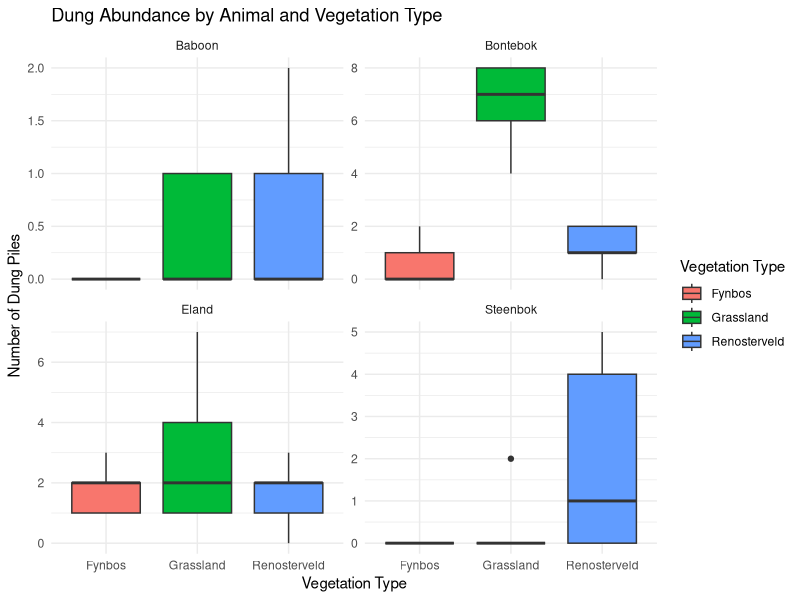

This chart was generated by the following R code:
## ---- chunk 1
library(dplyr)
library(tidyr)
library(ggplot2)
## ---- chunk 2
dung <- read.csv("dung_2024.csv")

## ---- chunk 3
head(dung)
## ---- chunk 4
dung2 <- dung %>%
  select(-Ostrich, -Klipspringer)
## ---- chunk 5
summary_data <- dung2 %>%
  group_by(Veg_type) %>%
  summarise(across(Bontebok:Steenbok, sum))
## ---- chunk 6
long_data <- dung2 %>%
  pivot_longer(cols = Bontebok:Steenbok, names_to = "Animal", values_to = "Count")
## ---- chunk 7
ggplot(long_data, aes(x = Veg_type, y = Count, fill = Veg_type)) +
  geom_boxplot() +
  facet_wrap(~Animal, scales = "free_y") +
  theme_minimal() +
  labs(title = "Dung Abundance by Animal and Vegetation Type",
       x = "Vegetation Type",  
       y = "Number of Dung Piles", 
       fill = "Vegetation Type")
